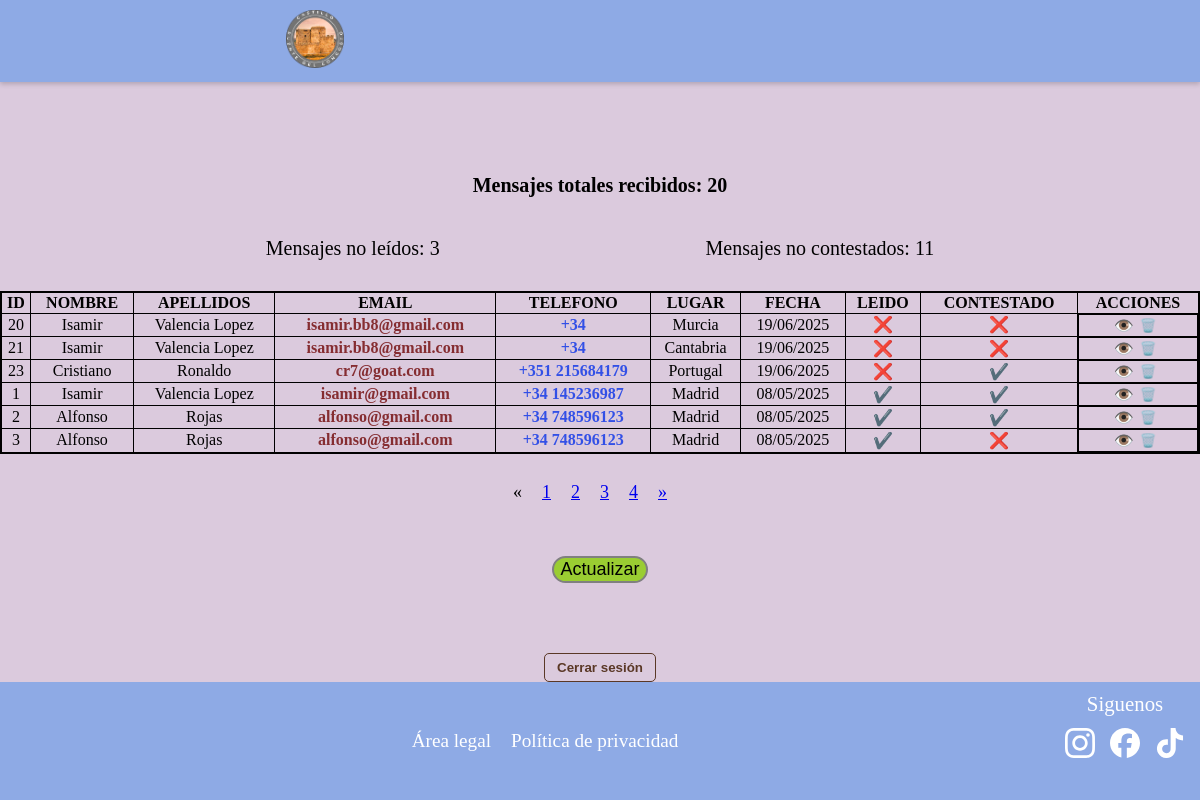
Page /chat/?page=1 (signed in) on the committed database.
### appcastillocongosto/models.py (models this page shows, shortened)
class Contacto(models.Model):
    id = models.AutoField(primary_key=True)
    nombre = models.CharField("Nombre", max_length=25, null=True)
    apellidos = models.CharField("Apellidos", max_length=100, null=True, blank=True)
    email = models.CharField("Email", max_length=100, null=True, blank=True)
    telefono = models.CharField("Telefono", max_length=15, null=True, blank=True)
    lugar = models.CharField("Lugar", max_length=100, null=True, blank=True)
    fecha = models.DateTimeField("Fecha y Hora", default=timezone.now)
    mensaje = models.TextField("Mensaje")
    leido = models.BooleanField("Leido", default=False)
    contestado = models.BooleanField("Contestado", default=False)
    class Meta:
        verbose_name = "Contacto"
        verbose_name_plural = "Contactos"
        ordering = ['nombre']

### appcastillocongosto/views.py (the view)
# urls.py: path('chat/', views.chat, name='chat'),
@login_required(login_url='login')
def chat(request):
    lista_contactos = Contacto.objects.all().order_by('leido')
    numcontactos = Contacto.objects.count()
    numleidos = Contacto.objects.filter(leido=False).count()
    numcontestados = Contacto.objects.filter(contestado=False).count()
    page = request.GET.get('page')
    paginator = Paginator(lista_contactos, 6)
    if page == None:
        print(" page recibe fuera de get o post NONE ="+ str(page))
        page = paginator.num_pages
        request.session["pagina"] = page
    else:
        print(" page recibe este del nonede geo o post="+ str(page))
        request.session["pagina"] = page
    if request.method == 'GET':
        pagina = request.session["pagina"]
        print(" page recibe en GET=" + str(pagina))
    if request.method == 'POST':
        pagina = request.session["pagina"]
        print(" page recibe en POST= " +str(pagina))
    if "pagina" in request.session:
        page = request.session["pagina"]
        print(" page recibe de sesion=" +str(page))
    try:
        lista_contactos = paginator.get_page(page)
    except PageNotAnInteger:
        lista_contactos = paginator.page(1)
    except EmptyPage:
        lista_contactos = paginator.page(paginator.num_pages)
    if request.method == 'POST':
        return redirect('chat')
    context = {'lista_contactos': lista_contactos, 'numleidos': numleidos, 'numcontestados': numcontestados, 'numcontactos': numcontactos}
    return render(request, 'chat.html', context=context)

### templates/chat.html (shortened to what this page needs)
{% extends "base2.html" %}
{% load static %}
{% block head %}
<link rel="stylesheet" href="{% static 'css/chat.css' %}">
{% endblock %}
{% block content %}
<br><br><br><br>
<div class="chat">
    <div class="num-mensajes">
        <div class="num-mensajes1">
            <p class="num-mensajes-text">Mensajes totales recibidos: {{ numcontactos }}</p>
        </div>
        <div class="num-mensajes2">
            <p class="num-mensajes-text">Mensajes no leídos: {{ numleidos }}</p>
            <p class="num-mensajes-text">Mensajes no contestados: {{ numcontestados }}</p>
        </div>
    </div>
    <div class="tabla-responsive">
        <div class="tabla">
            <table>
                <thead>
                    <th class="th-chat">ID</th>
                    <th class="th-chat">NOMBRE</th>
                    <th class="th-chat">APELLIDOS</th>
                    <th class="th-chat">EMAIL</th>
                    <th class="th-chat">TELEFONO</th>
                    <th class="th-chat">LUGAR</th>
                    <th class="th-chat">FECHA</th>
                    <th class="th-chat">LEIDO</th>
                    <th class="th-chat">CONTESTADO</th>
                    <th class="th-chat">ACCIONES</th>
                </thead>
                <tbody>
                    {% for i in lista_contactos %}
                        <tr>
                            <td> {{ i.id }}</td>
                            <td> {{ i.nombre }}</td>
                            <td> {{ i.apellidos }}</td>
                            <td><a href="https://mail.google.com/mail/?view=cm&to={{ i.email }}" target="_blank" class="email">{{ i.email }}</a></td>
                            <td><a href="{% url 'ver_contacto' id=i.id %}" target="_blank" class="telefono">{% if i.telefono|length > 9 %}{{ i.telefono }}{% else %}+34 {{ i.telefono }}{% endif %}</a></td>
                            <td> {{ i.lugar }}</td>
                            <td> {{ i.fecha|date:"d/m/Y" }}</td>
                            <td> {% if i.leido %}✔️{% else %}❌{% endif %}</td>
                            <td> {% if i.contestado %}✔️{% else %}❌{% endif %}</td>
                            <td class="acciones">
                                <a class="boton-accion" href="{% url 'ver_mensaje' id=i.id %}" title="Ver mensaje">👁️</a>
                                <form method="post" action="{% url 'eliminar_contacto' id=i.id %}">
                                    <button type="submit" class="boton-accion eliminar" title="Eliminar contacto" onclick="return confirm('¿Estás seguro de que quieres eliminar este contacto?');">🗑️</button>
                                </form>
                            </td>
                        </tr>
                    {% endfor %}
                </tbody>
            </table>
        </div>
    </div>
    {% if lista_contactos.has_other_pages %}
        <font size="4">
            <ul class="pagination">
                {% if lista_habilidades.has_previous %}
                    <li><a href="?page={{ lista_contactos.previous_page_numbre }}">&laquo;</a></li>
                {% else %}
                    <li class="disabled"><span>&laquo;</span></li>
                {% endif %}
                {% for i in lista_contactos.paginator.page_range %}
                    {% if reservas.number == i %}
                        <li class="active"><span>{{ i }}<span class="sr-only">(current)</span></span></li>
                    {% else %}
                        <li><a href="?page={{ i }}">{{ i }}</a></li>
                    {% endif %}
                {% endfor %}
                {% if lista_contactos.has_next %}
                    <li><a href="?page={{ lista_contactos.next_page_number }}">&raquo;</a></li>
                {% else %}
                    <li class="disabled"><span>&raquo;</span></li>
                {% endif %}
            </ul>
        </font>
    {% endif %}
    <div class="btn-actualizar">
        <form method="post">
            <input type="submit" value="Actualizar" class="btn-actualizar-text">
        </form>
    </div>
    {% if user.is_authenticated %}
        <form method="post" action="{% url 'logout' %}" style=" text-align: center; margin-top: 5%;">
        <button type="submit" class="boton-cerrar-sesion">Cerrar sesión</button>
    </form>
    {% endif %}
</div>
{% endblock content %}

### static/css/chat.css (style rules this page uses)
body { background: #dbcadd; min-height: 100vh; margin: 0; padding: 0; display: flex; flex-direction: column; }
.chat { flex: 1; display: flex; flex-direction: column; justify-content: space-between; }
.tabla-responsive { width: 100%; overflow-x: auto; overflow-y: auto; }
.tabla table { border: 2px solid black; min-width: 860px; width: 100%; border-collapse: collapse; }
.acciones { display: flex; justify-content: center; }
.boton-accion { text-decoration: none; }
.boton-accion.eliminar { background: none; border: none; cursor: pointer; }
.num-mensajes { display: flex; flex-direction: column; align-items: center; justify-content: space-evenly; }
.num-mensajes1 { font-weight: bolder; }
.num-mensajes2 { display: flex; justify-content: space-evenly; width: 100%; }
.num-mensajes-text { font-size: 20px; }
.email { text-decoration: none; color: rgba(112, 6, 6, 0.802); font-weight: bold; }
.telefono { text-decoration: none; color: rgba(8, 49, 233, 0.801); font-weight: bold; }
.btn-actualizar { padding-top: 2%; display: flex; justify-content: center; }
.btn-actualizar-text { background: yellowgreen; border-radius: 20px; border: 2px solid grey; font-size: 18px; cursor: pointer; }
table { margin: 0; border: 1px solid black; border-collapse: collapse; }
th, td { border: 0.5px solid black; padding: 1px; text-align: center; white-space: nowrap; }
.pagination { display: flex; justify-content: center; margin-right: 5%; }
.boton-cerrar-sesion { background: none; border: 1px solid #5a3826; color: #5a3826; padding: 6px 12px; border-radius: 5px; text-decoration: none; font-weight: bold; transition: background 0.3s, color 0.3s; cursor: pointer; }

### static/css/footer.css (style rules this page uses)
ul { list-style: none; display: flex; }
li { padding-inline: 10px; }

### templates/base2.html (style rules this page uses)
html { overflow-y: scroll; }
body { margin: 0; }

### rows in the picture
Contacto: id "20", nombre "Isamir", apellidos "Valencia Lopez", email "isamir.bb8@gmail.com", lugar "Murcia", fecha "19/06/2025"
Contacto: id "21", nombre "Isamir", apellidos "Valencia Lopez", email "isamir.bb8@gmail.com", lugar "Cantabria", fecha "19/06/2025"
Contacto: id "23", nombre "Cristiano", apellidos "Ronaldo", email "cr7@goat.com", telefono "+351 215684179", lugar "Portugal", fecha "19/06/2025"
Contacto: id "1", nombre "Isamir", apellidos "Valencia Lopez", email "isamir@gmail.com", telefono "145236987", lugar "Madrid", fecha "08/05/2025"
Contacto: id "2", nombre "Alfonso", apellidos "Rojas", email "alfonso@gmail.com", telefono "748596123", lugar "Madrid", fecha "08/05/2025"
Contacto: id "3", nombre "Alfonso", apellidos "Rojas", email "alfonso@gmail.com", telefono "748596123", lugar "Madrid", fecha "08/05/2025"

### other values in the picture
{{ numcontactos }} "20"
{{ numleidos }} "3"
{{ numcontestados }} "11"
{{ i }} "1" "2" "3" "4"
